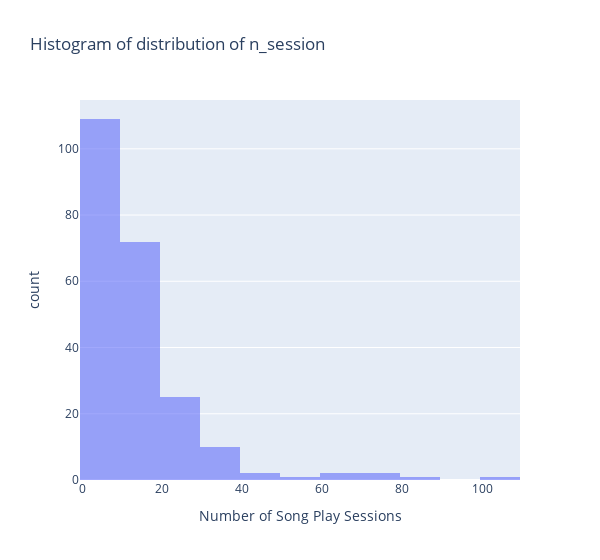

Notebook source saved alongside this figure:
### Code cell
# Overview of distribution of the number of song play sessions

px.histogram(df_n_session,
             x="n_session",
             nbins=20,
             width=600,
             opacity=0.6,
             labels={'n_session': 'Number of Song Play Sessions'},
             title='Histogram of distribution of n_session',
             ).show()

### Figure 1 — Plotly figure (JSON) as saved in the notebook; plotly's stock layout.template omitted (floating-point values rounded to 4 significant figures; data arrays with more than 128 entries replaced by an {"elided": "..."} marker saying what was removed)
{"data": [{"alignmentgroup": "True", "bingroup": "x", "hovertemplate": "Number of Song Play Sessions=%{x}<br>count=%{y}<extra></extra>", "legendgroup": "", "marker": {"color": "#636efa", "opacity": 0.6, "pattern": {"shape": ""}}, "name": "", "nbinsx": 20, "offsetgroup": "", "orientation": "v", "showlegend": false, "x": {"elided": "225 int values"}, "xaxis": "x", "yaxis": "y", "type": "histogram"}], "layout": {"xaxis": {"anchor": "y", "domain": [0.0, 1.0], "title": {"text": "Number of Song Play Sessions"}}, "yaxis": {"anchor": "x", "domain": [0.0, 1.0], "title": {"text": "count"}}, "legend": {"tracegroupgap": 0}, "title": {"text": "Histogram of distribution of n_session"}, "barmode": "relative", "width": 600}}
